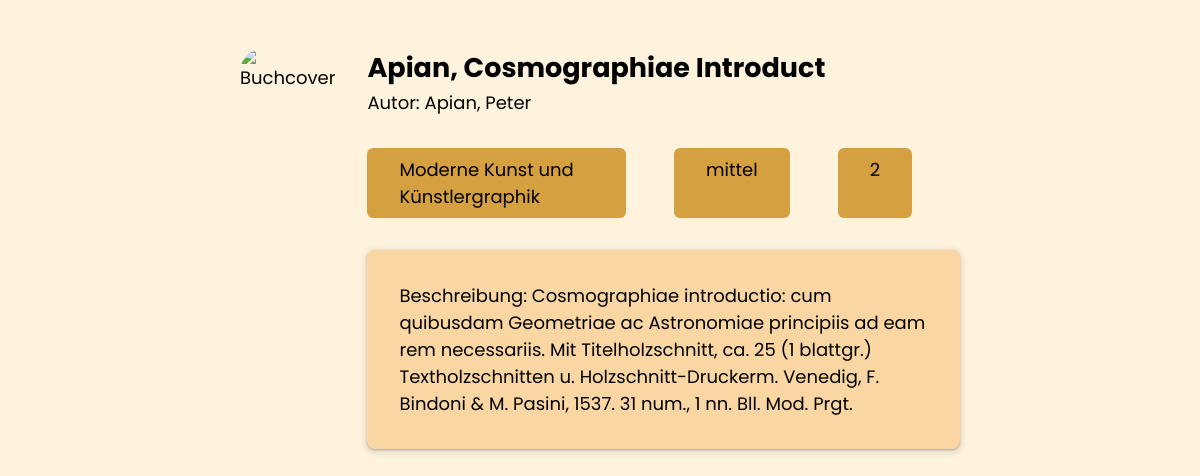
Screenshot of /detail.php?id=2 with the database file from the repository.
### tables this page shows
CREATE TABLE `buecher` (
                           `id` int(10) UNSIGNED NOT NULL,
                           `katalog` int(11) NOT NULL,
                           `nummer` int(11) NOT NULL,
                           `kurztitle` text NOT NULL,
                           `kategorie` int(11) NOT NULL,
                           `verkauft` tinyint(1) NOT NULL,
                           `kaufer` int(11) NOT NULL,
                           `autor` text NOT NULL,
                           `title` text NOT NULL,
                           `sprache` varchar(250) NOT NULL,
                           `foto` varchar(250) NOT NULL,
                           `verfasser` int(11) NOT NULL,
                           `zustand` char(1) NOT NULL
);

CREATE TABLE `kategorien` (
                              `id` int(11) NOT NULL,
                              `kategorie` varchar(100) NOT NULL
);

CREATE TABLE `zustaende` (
                             `zustand` char(1) NOT NULL,
                             `beschreibung` varchar(100) NOT NULL
);

### detail.php (the view, shortened to what this page needs)
<?php
global $conn;
$buchID = $_GET['id'] ?? die('BuchID fehlt.');
$query = "
    SELECT *, z.beschreibung AS zustandsbeschreibung
    FROM buecher AS b, kategorien AS k, zustaende AS z
    WHERE b.kategorie = k.id
    AND b.zustand = z.zustand
    AND b.id = ?
    ";
$stmt = mysqli_prepare($conn, $query);
mysqli_stmt_bind_param($stmt, 'i', $buchID);
mysqli_stmt_execute($stmt);
$result = mysqli_stmt_get_result($stmt);
$buecher = mysqli_fetch_assoc($result);
if(!$buecher) {
    echo "Kein Buch gefunden";
} else {
?>
    <!DOCTYPE html>
    <html lang="de" id="theme">
    <head>
        <link rel="stylesheet" href="styles.css" id="theme">
    </head>
<body>
<div>
<section class="detail">
<img src="./../assets/book-cover.jpg" alt="Buchcover" class="image">
    <div>
    <h1><?php echo $buecher['kurztitle']; ?></h1>
    <p>Autor: <?php echo $buecher['autor']; ?></p>
        <div class="tags">
            <p><?php echo $buecher['kategorie'];?></p>
            <p><?php echo $buecher['zustandsbeschreibung']; ?></p>
            <p><?php echo $buecher['nummer']; ?></p>
        </div>
        <div class="beschreibung">
            <p>Beschreibung: <?php echo $buecher['title']; ?></p>
        </div>
    </div>
</section>
</div>
    </body>
    </html>
    <?php
}
?>

### styles.css (style rules this page uses)
:root { --primary-color: #FFF3DD; --second-color: #fad6a2; --third-color: #D5A03F; --fourth-color: #000000; --fivth-color: #FFF; --box-shadow: rgba(0, 0, 0, 0.16) 0 10px 36px 0, rgba(0, 0, 0, 0.06) 0 0 0 1px; --small-box-shadow: rgba(60, 64, 67, 0.3) 0px 1px 2px 0px, rgba(60, 64, 67, 0.15) 0px 2px 6px 2px; }
*, *::before, *::after { box-sizing: border-box; transition: background-color 0.3s, color 0.3s; margin: 0; }
body { font-family: "Poppins", sans-serif; color: var(--fourth-color); font-size: 1.125rem; line-height: 1.5; position: relative; min-height: 100vh; height: 100dvh; -webkit-font-smoothing: antialiased; background-color: var(--primary-color); transition: background-color 0.3s, color 0.3s; }
img, picture, video, canvas, svg { display: block; max-width: 100%; }
p, h1, h2, h3, h4, h5, h6 { overflow-wrap: break-word; }
section { margin: 3rem 10rem; }
a, button, h1, label, option, select { text-decoration: none; color: var(--fourth-color); }
.detail { display: flex; justify-content: center; gap: 2rem; margin-inline: 15rem; grid-template-columns: repeat( auto-fit, minmax(15rem, 1fr)); }
.beschreibung { background-color: var(--second-color); padding: 2rem; border-radius: .5rem; box-shadow: var(--small-box-shadow); }
.image { border-radius: 1.5rem; }
.tags { display: flex; margin: 2rem 0; }
.tags > p { background-color: var(--third-color); padding: .5rem 2rem; border-radius: .375rem; }
.tags > p { margin-right: 3rem; }

### rows the page displays
buecher: kurztitle "Apian, Cosmographiae Introduct", autor "Apian, Peter", kategorien.kategorie "Moderne Kunst und Künstlergraphik", zustaende.beschreibung "mittel", nummer "2", title "Cosmographiae introductio: cum quibusdam Geometriae ac Astronomiae principiis ad eam rem necessariis. Mit Titelholzschnitt, ca. 25 (1 blattgr.) Textholzschnitten u. Holzschnitt-Druckerm. Venedig, F. Bindoni & M. Pasini, 1537. 31 num., 1 nn. Bll. Mod. Prgt."
